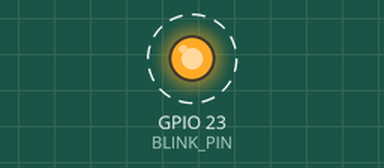
The sketch below on a simulated ESP32. Shown: output pins drawn as LEDs (lit = HIGH). Dashed ring = blinking.

Above: at 0.5 s.
Timing chart, 0 to 4.6 s (numbered marks = the images above):
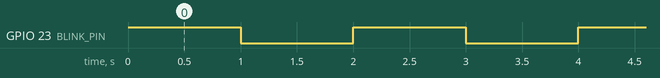

The sketch:

MCP_Gate_test.ino.ino
```cpp
#define GATE1_PIN 27
#define GATE2_PIN 1
#define GATE3_PIN 23
#define GATE4_PIN 25

#define BLINK_PIN 23


// the setup function runs once when you press reset or power the board
void setup() {
  // initialize digital pin LED_BUILTIN as an output.
  pinMode(BLINK_PIN, OUTPUT);
}

// the loop function runs over and over again forever
void loop() {
  digitalWrite(BLINK_PIN, HIGH);  // turn the LED on (HIGH is the voltage level)
  delay(1000);                    // wait for a second
  digitalWrite(BLINK_PIN, LOW);   // turn the LED off by making the voltage LOW
  delay(1000);                    // wait for a second
}
```

Measured:
- by itself, GPIO 23 (BLINK_PIN): alternates HIGH for 1.0 s and LOW for 1.0 s
